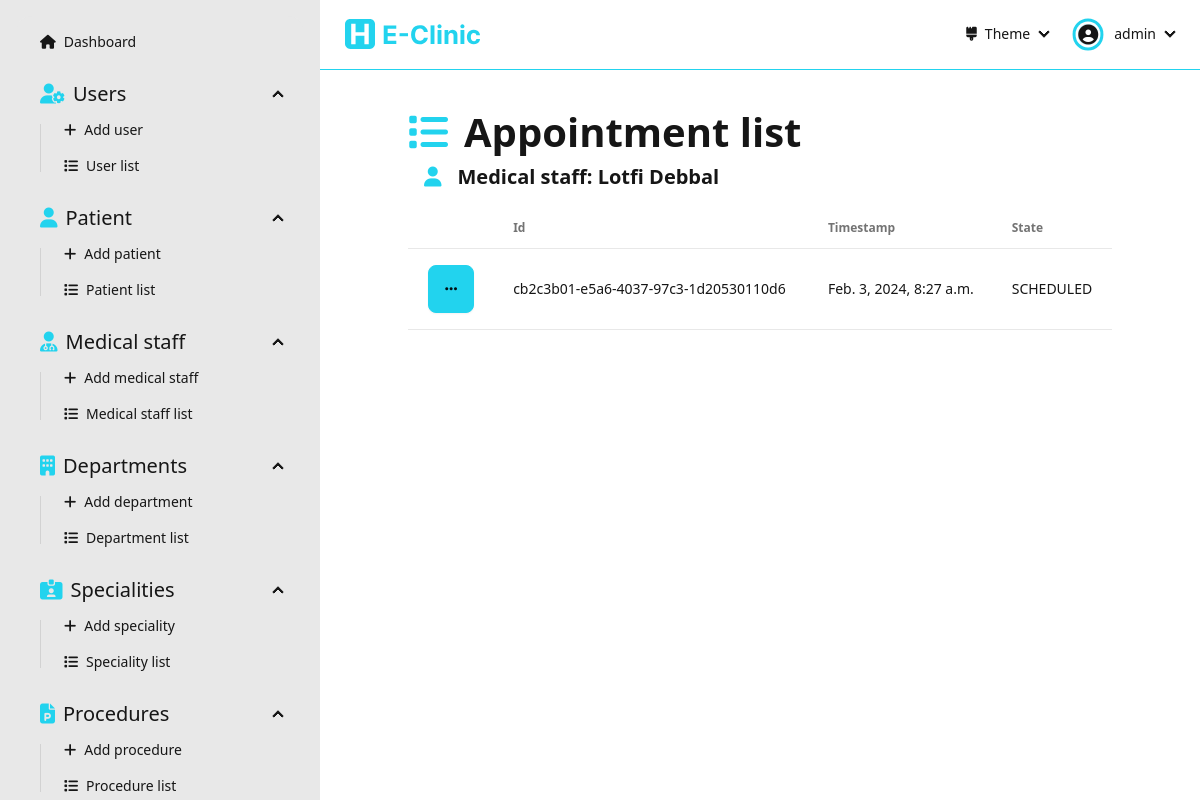
Screenshot of /dashboard/appointments/medical-staff/2ed13c6afc9a49919f54e9012d6e35d5/ (signed in) with the database file from the repository.
### Dashboard/models.py (models this page shows, shortened)
class MedicalStaff(models.Model):
  id = models.UUIDField(primary_key=True, default=uuid.uuid4, editable=False)
  department = models.ForeignKey('Department', on_delete=models.CASCADE)
  speciality = models.ForeignKey('Speciality', on_delete=models.CASCADE)
  firstName = models.CharField(max_length=256, null=False)
  lastName = models.CharField(max_length=256, null=False)
  dateOfBirth = models.DateField(null=False)
  adress = models.CharField(max_length=256, null=False)
  phoneNumber = models.CharField(max_length=20, null=False, unique=True, validators=[RegexValidator(r'^(00213|\+213|0)(5|6|7)\d{8}$')])
  email = models.CharField(max_length=254, null=False, unique=True, validators=[EmailValidator()])
  gender = models.CharField(max_length=10, choices=Genders.choices, null=False)
  createdAt = models.DateTimeField(auto_now_add=True)
  updatedAt = models.DateTimeField(auto_now=True)

class Appointment(models.Model):
  id = models.UUIDField(primary_key=True, default=uuid.uuid4, editable=False)
  patient = models.ForeignKey('Patient', on_delete=models.CASCADE)
  timestamp = models.DateTimeField(null=False)
  state = models.CharField(max_length=15, choices=AppointmentState.choices, default=AppointmentState.SCHEDULED, blank=True)
  createdAt = models.DateTimeField(auto_now_add=True)
  updatedAt = models.DateTimeField(auto_now=True)

### Dashboard/views/appointement.py (the view)
# urls.py: path('dashboard/appointments/medical-staff/<str:medicalStaffId>/', appointement.appointmentListMedicalStaff, name='appointment-list-medical-staff'),
@login_required(login_url='sign-in')
def appointmentListMedicalStaff(request: HttpRequest, medicalStaffId: str):
  medicalStaff = get_object_or_404(MedicalStaff, id=medicalStaffId)
  procedure_applications_for_medical_staff = ProcedureApplication.objects.filter(medicalStaff=medicalStaff)
  appointments_for_medical_staff = [pa.appointment for pa in procedure_applications_for_medical_staff]
  length = len(appointments_for_medical_staff)
  context = { 'appointments': appointments_for_medical_staff, 'medicalStaff': medicalStaff, 'length': length }
  return render(request, 'pages/appointment/appointment-list-medical-staff.html', context=context)

### Dashboard/templates/pages/appointment/appointment-list-medical-staff.html (shortened to what this page needs)
{% extends "layouts/dashboard.html" %}
{% load static %}
{% load widget_tweaks %}
{% block dashboard_content %}
  <div class="flex flex-1 flex-col items-center pb-[5rem]">
    <div class="flex flex-1 flex-col max-w-[90%] lg:max-w-[80%] justify-start w-full">
      <div class="text-[30pt] font-bold"><i class="fas fa-list text-primary mr-[1rem]"></i>Appointment list</div>
      <div class="text-[15pt] font-semibold ml-[1rem] mb-[1rem]"><i class="fas fa-user text-primary mr-[1rem]"></i>Medical staff: {{medicalStaff.firstName}} {{medicalStaff.lastName}}</div>
      {% if length > 0 %}
      <div class="overflow-x-auto flex-1 flex items-start">
        <table class="table table-pin-rows table-pin-cols table-zebra">
          <thead>
            <tr>
              <td></td>
              <td>Id</td>
              <td>Timestamp</td>
              <td>State</td>
            </tr>
          </thead>
          <tbody>
            {% for appointment in appointments %}
              <tr>
                <td>
                  <div class="dropdown">
                    <div tabindex="0" role="button" class="btn btn-primary m-1"><i class="fas fa-ellipsis"></i></div>
                  </div>
                </td>
                <td>{{appointment.id}}</td>
                <td>{{appointment.timestamp}}</td>
                <td>{{appointment.state}}</td>
              </tr>
            {% endfor %}
          </tbody>
        </table>
      </div>
      {% else %}
        <div class="flex flex-1 flex-col justify-center items-center h-full w-full">
          <img class="h-[30%]" src="{% static "assets/empty-list.svg" %}" alt="empty-list">
          <div class="text-[20pt]">The list is empty</div>
        </div>
      {% endif %}
    </div>
  </div>
{% endblock dashboard_content %}

### Dashboard/templates/components/navbar-dashboard.html (shortened to what this page needs)
{% load static %}
<div class="navbar bg-base-100 border-b-primary border-b-[1px] mb-[2rem] sticky top-0">
  <div class="flex-1">
    <a class="btn btn-ghost hidden md:flex" href="/dashboard">
      <img class="h-full py-[0.5rem]" src="{% static "assets/e-clinic-logo-name.svg" %}" alt="e-clinic logo">
    </a>
  </div>
  <div class="flex-none">
    <ul class="menu menu-horizontal px-1">
      <li>
        <details>
          <summary>
            <i class="fas fa-brush"></i> Theme
          </summary>
        </details>
      </li>
      <li>
        <details>
          <summary>
            <div class="rounded-full mr-[0.5rem] ring ring-primary ring-offset-base-100 ring-offset-[0.15rem] flex justify-center items-center pt-[0.05rem]">
              <i class="fas fa-user-circle text-[15pt]"></i>
            </div>
            {{user}}
          </summary>
        </details>
      </li>
    </ul>
  </div>
</div>

### rows the page displays
MedicalStaff: firstName "Lotfi", lastName "Debbal"
Appointment: id "cb2c3b01-e5a6-4037-97c3-1d20530110d6", timestamp "Feb. 3, 2024, 8:27 a.m.", state "SCHEDULED"

### other values shown
{{ user }} "admin"
